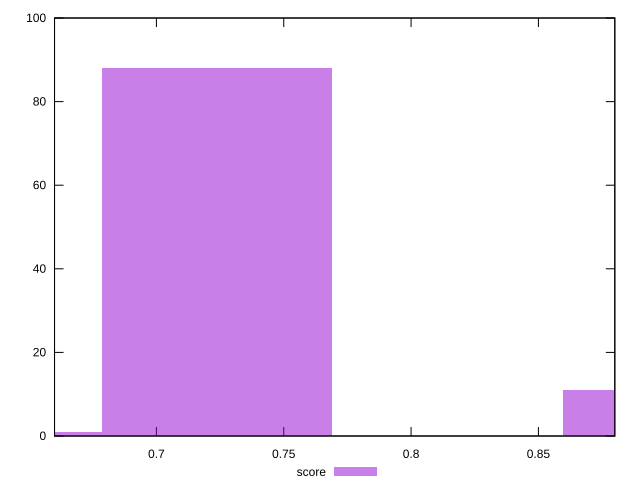

Here is the gnuplot script that generated this plot:
reset

$score <<EOF
0.904801667376923 11
0.7238413339015384 88
0.633361167163846 1
EOF

set key outside below
set boxwidth 0.0904801667376923
set xrange [0.66:0.88]
set yrange [0:100]
set trange [0:100]
set style fill transparent solid 0.5 noborder
set terminal svg size 640, 490 enhanced background rgb 'white'
set output "report_0_00242021-02-20T12:25:28.543Z/offscreen-images/samples/pages+cached+noadtech/score/histogram.svg"

plot $score title "score" with boxes

reset
